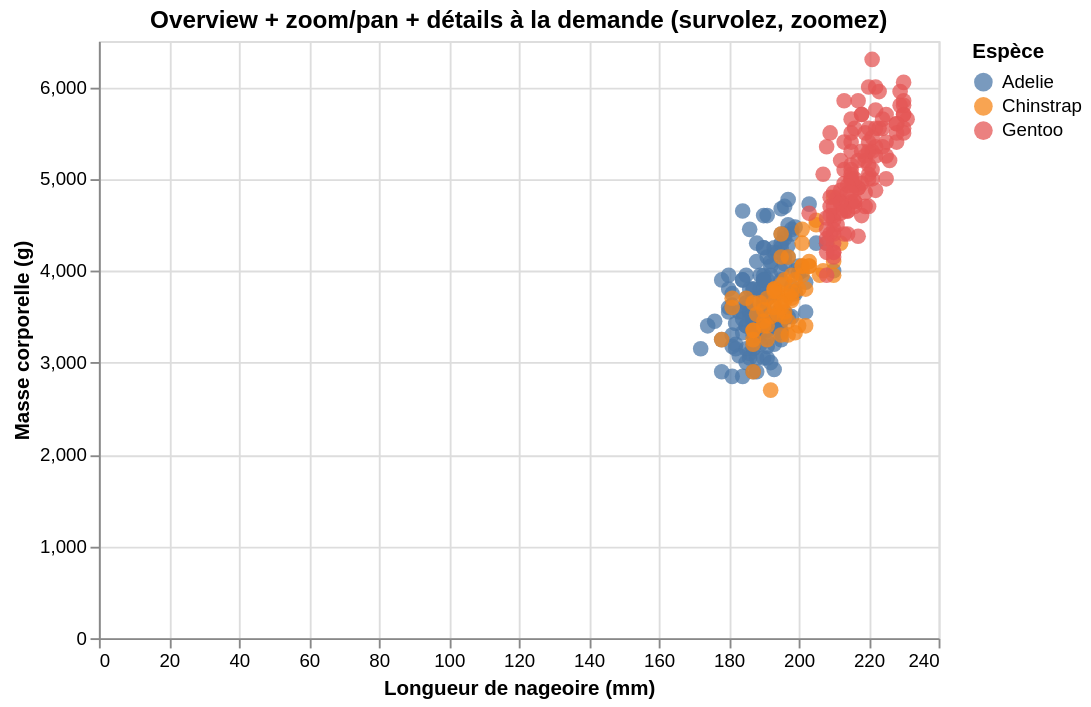

The notebook cell this image was saved under:
### Markdown cell above
# 1. Interactivité : implémenter les patterns de la séance 2

## 1.1 Le mantra de Shneiderman en une seule vue

Quelques lignes suffisent pour implémenter les trois premiers maillons du mantra avec Altair :

* `tooltip` donne les **détails à la demande**
* `.interactive()` ajoute **zoom/pan** (filtrer la zone regardée)
* et le graphique de départ constitue la **vue d'ensemble**

Survolez et zoomez sur le graphique pour apprécier la qualité de l’implémentation.

### Code cell
alt.Chart(penguins).mark_circle(size=70, opacity=0.75).encode(
    x=alt.X("flipper_length_mm:Q", title="Longueur de nageoire (mm)"),
    y=alt.Y("body_mass_g:Q", title="Masse corporelle (g)"),
    color=alt.Color("species:N", title="Espèce"),
    tooltip=["species", "island", "flipper_length_mm", "body_mass_g", "sex"],
).properties(
    title="Overview + zoom/pan + détails à la demande (survolez, zoomez)",
    width=450, height=320,
).interactive()

### Figure 1 — Vega-Lite specification as saved in the notebook (floating-point values rounded to 4 significant figures; data arrays with more than 128 entries replaced by an {"elided": "..."} marker saying what was removed)
{"config": {"view": {"continuousWidth": 300, "continuousHeight": 300}}, "data": {"name": "data-1ef37bda4ab45cf03068ee57f1040643"}, "mark": {"type": "circle", "opacity": 0.75, "size": 70}, "encoding": {"color": {"field": "species", "title": "Espèce", "type": "nominal"}, "tooltip": [{"field": "species", "type": "nominal"}, {"field": "island", "type": "nominal"}, {"field": "flipper_length_mm", "type": "quantitative"}, {"field": "body_mass_g", "type": "quantitative"}, {"field": "sex", "type": "nominal"}], "x": {"field": "flipper_length_mm", "title": "Longueur de nageoire (mm)", "type": "quantitative"}, "y": {"field": "body_mass_g", "title": "Masse corporelle (g)", "type": "quantitative"}}, "height": 320, "params": [{"name": "param_1e9efca18e7a2868", "select": {"type": "interval", "encodings": ["x", "y"]}, "bind": "scales"}], "title": "Overview + zoom/pan + détails à la demande (survolez, zoomez)", "width": 450, "$schema": "https://vega.github.io/schema/vega-lite/v6.4.1.json", "datasets": {"data-1ef37bda4ab45cf03068ee57f1040643": {"elided": "333 records"}}}
